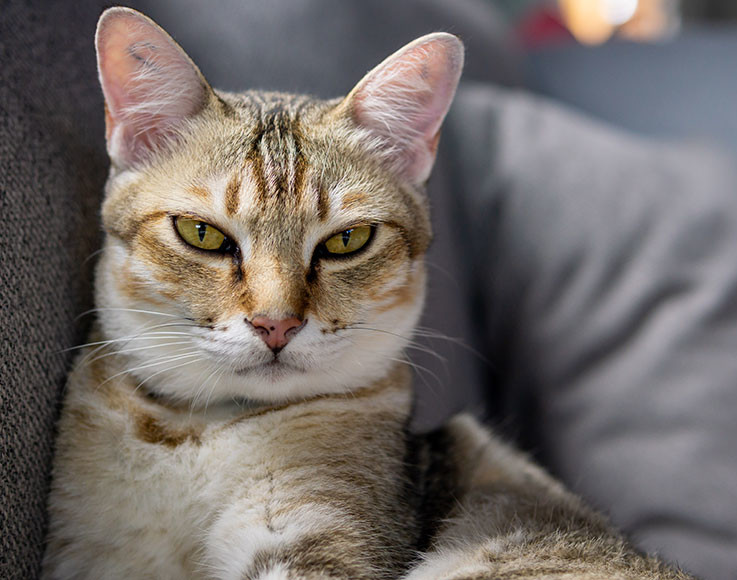
#> input picture 13_last/cat.png, 737 x 580 px
$ python svd_ex.py
#> lines starting #> are read from the running program, lines starting #| are printed output that depends on the picture; after the words box and inside, x2 and y2 are one past the last pixel; in counts of white or black regions, pixels touching at a corner belong together
#> the answer given: cat.png
# simple example of image compression using the SVD
# note: creates reconstructed compressed images;
# does not actually store the compressed data (see inline notes)

import imageio  # no image reading in scipy!
import matplotlib.pyplot as plt
import numpy as np
from scipy import linalg


def compress_example(fname, rank):
    """ quick svd compression of a file fname (must be png, RGB)
        with a rank r approximation.

        Note that this doesn't actually compress, since it doesn't
        store the compressed form [just outputs the reconstructed image]
    """
#> called with fname = 'cat.png', rank = 4
    # m x n x 4 array; img_matrix[m,n,0:3] -> (R,G,B) for that pixel
    img_matrix = imageio.imread(fname, format='.png')
#> img_matrix is the input picture: shape (580, 737, 3); mean R, G, B 114.3, 106.8, 103.2
    max_rank = min(img_matrix.shape[0:2])
#> max_rank = 580
    if rank >= max_rank:
        print("Selected rank > image dim!")
        rank = max_rank

    compressed = np.zeros(img_matrix.shape)
    if img_matrix.shape[2] == 4:  # if there is a transparency layer
        compressed[:, :, 3] = img_matrix[:, :, 3]  # keep transparency

    sigmas = np.zeros((max_rank, 3))  # for display later
    for col in range(3):
        U, S, Vt = linalg.svd(img_matrix[:, :, col])  # Vt is V^T
        sigmas[:, col] = S

        # by summing rank 1 terms
        # for k in range(rank):
        #    compressed[:, :, col] += S[k]*np.outer(U[:, k], Vh[k, :])

        # or using the thin SVD and some numpy matrix operations
        compressed[:, :, col] = np.matmul(U[:, :rank]*S[:rank], Vt[:rank, :])
#> this loop made 3 passes
#> pass 1, in compress_example, `U, S, Vt = linalg.svd(img_matrix[:, :, col])`:
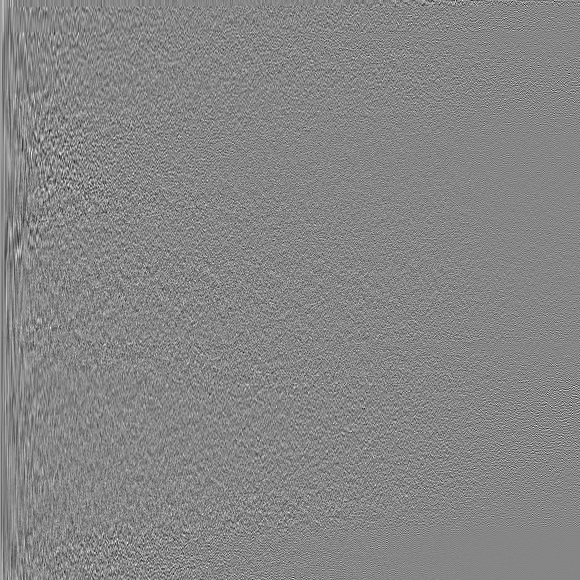
#> U: shape (580, 580) float32; min -0.255, max 0.23, mean 6.65e-05; drawn with min black and max white
#> pass 1, in compress_example, `U, S, Vt = linalg.svd(img_matrix[:, :, col])`:
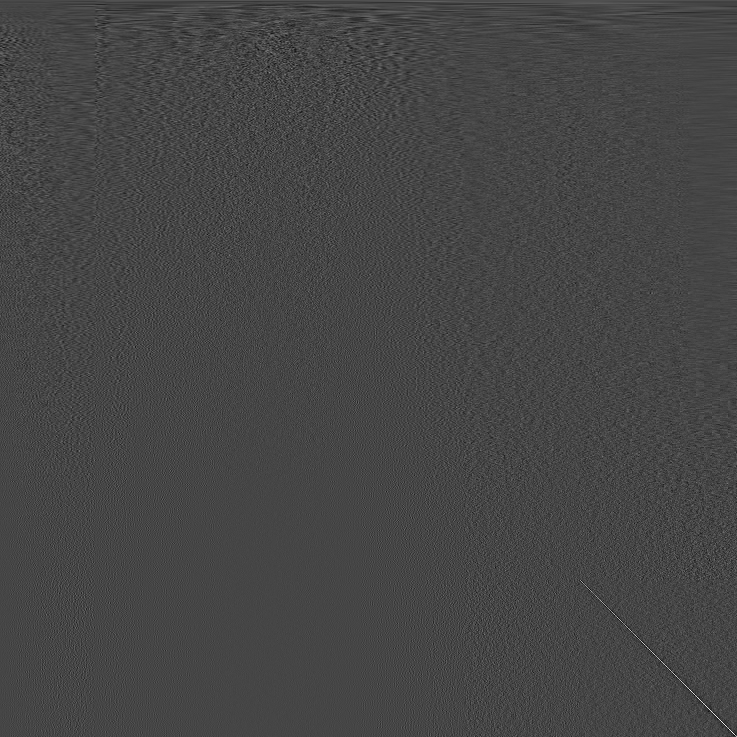
#> Vt: shape (737, 737) float32; min -0.266, max 0.705, mean 5.73e-05; drawn with min black and max white
#> pass 2, in compress_example, `U, S, Vt = linalg.svd(img_matrix[:, :, col])`:
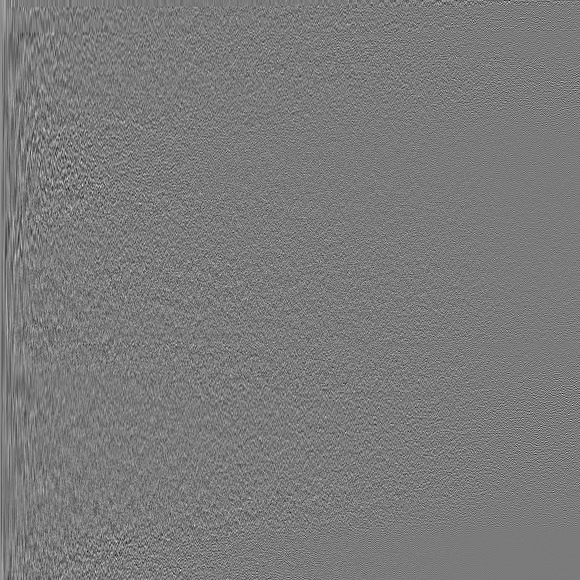
#> U: shape (580, 580) float32; min -0.275, max 0.294, mean 7.64e-05; drawn with min black and max white
#> after the loop:
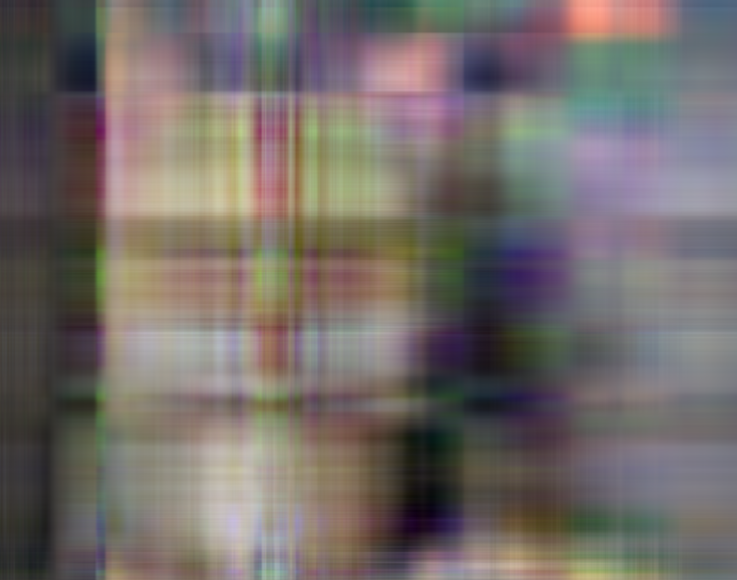
#> compressed: shape (580, 737, 3) float64; mean R, G, B 114.2, 106.7, 103.1; drawn with min black and max white
#> after the loop, sigmas = 580 rows, first 8: [78246.2, 73046, 70460.6], [11888.8, 10704.6, 10951.1], [10427.7, 9316.1, 8455.4], [8215.5, 7362.8, 7235.4], [7534.8, 6879.3, 6836.1], [5829.3, 5787.5, 5361.9], [4854.8, 4566.4, 4803.1], [4120.9, 4211.5, 4183.8]
        # (if compressing, you'd store the thin U/S/V in the line above)

    # png format usees *unsigned* 8 bit integers,
    # so round to closest value in [0, 255]
    compressed[compressed < 0] = 0
#> compressed: shape (580, 737, 3) float64; 0.19% of pixels changed, all inside (x1, y1, x2, y2) = (404, 434, 439, 533)
    compressed[compressed > 255] = 255
#> compressed: shape (580, 737, 3) float64; mean R, G, B 114.2, 106.8, 103.1
    fn = fname.split('.')[0]
    imageio.imwrite(f'{fn}_r{rank}.png',
                    compressed.astype(np.uint8), format='.png')

    return sigmas, max_rank


if __name__ == "__main__":
    fname = 'cat.png'
    ranks = [4, 10, 20, 40, 100, 200, 10000]
    input(f'creating {len(ranks)} images... proceed?')
    for rank in ranks:
        sigmas, max_rank = compress_example(fname, rank)
#> max_rank = 580

    # plot of sigma vector (max over RGB)
    plt.figure(figsize=(4, 3))
    plt.semilogy(range(max_rank), np.max(sigmas, 1), '-k')
    plt.xlabel('$k$')
    plt.ylabel('$\\sigma$')
    plt.title('singular values: (max(R,G,B))')
    plt.savefig('singular.pdf', bbox_inches='tight')
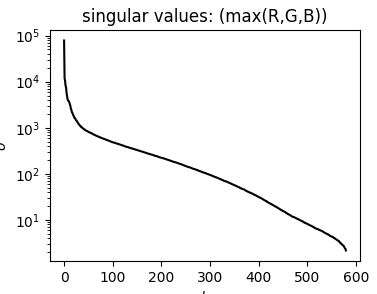
#> figure drawn by matplotlib, 1 panel; curve peaks at x = 0, y = 78246.2
    plt.show()
